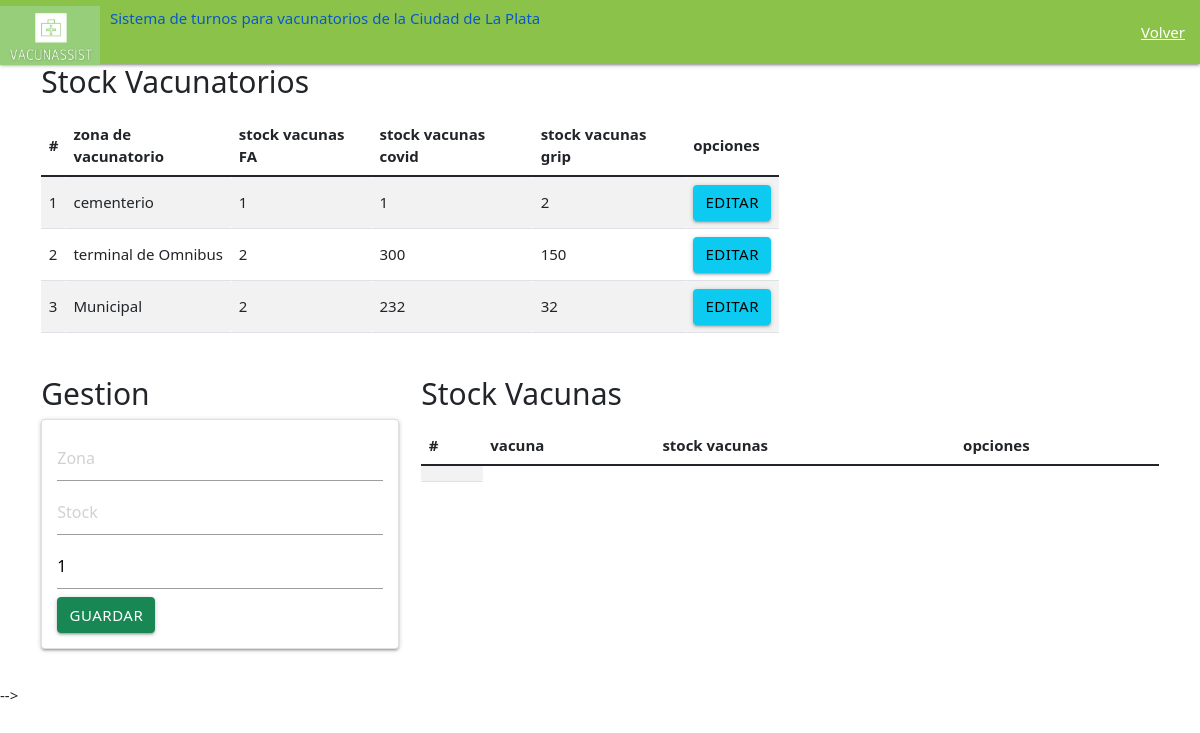
Before: /editarStockVacunatorio/ with the older database file.
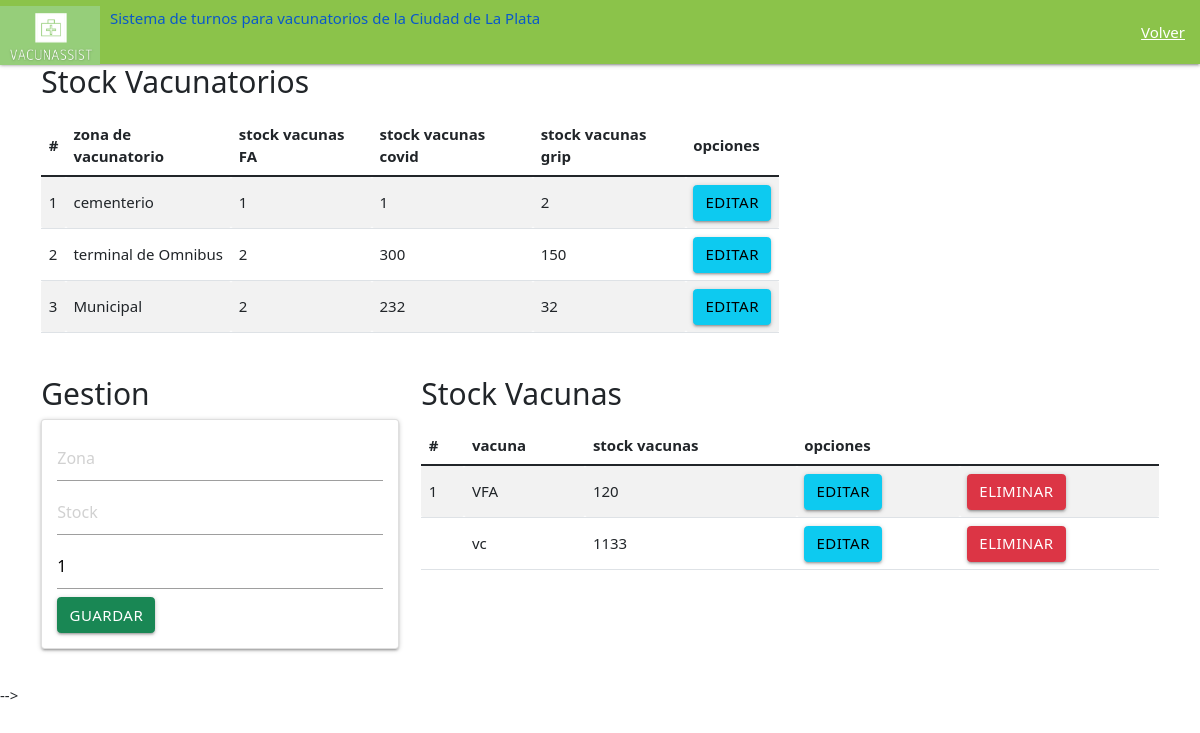
After: the same page with the newer database file.
### main/models.py (models this page shows, shortened)
class Vacunatorio(models.Model):
    administrador_nombre= models.CharField(max_length=100)
    vacunatorio_zona= models.CharField(max_length=100)
    stock_vac_fa=models.IntegerField()
    stock_vac_covid=models.IntegerField()
    stock_vac_gripe=models.IntegerField()

class Vacuna_Fiebre_Am(models.Model):
    vac_fa_nombre= models.CharField(max_length=100)
    stock_vac_fa=models.IntegerField()

class Vacuna_Covid(models.Model):
    vac_covid_nombre= models.CharField(max_length=100)
    stock_vac_covid_1era=models.IntegerField()
    stock_vac_covid_2da=models.IntegerField()

### main/views.py (the view)
# urls.py: path('editarStockVacunatorio/', views.editarStockVacunatorio, name= 'editarStockVacunatorio' ),
def editarStockVacunatorio(request):
    administradorList= Vacunatorio.objects.all()
    VacunaFiebreAm= Vacuna_Fiebre_Am.objects.all()
    VacunaCovid=Vacuna_Covid.objects.all()
    return render(request, "main/editarStockVacunatorio.html",{"administradores" : administradorList,"vacunafa" : VacunaFiebreAm, "vacunaC" : VacunaCovid})

### main/templates/main/editarStockVacunatorio.html (shortened to what the changed rows need)
<!DOCTYPE html>
{% load static %}
<html lang="en" dir="ltr">
  <head>
        <link rel="stylesheet" href="https://cdnjs.cloudflare.com/ajax/libs/materialize/1.0.0/css/materialize.min.css">
        <link type='text/css' href="{% static 'css/estilo.css' %}" rel="stylesheet" />
    <link href="https://cdn.jsdelivr.net/npm/bootstrap@5.1.3/dist/css/bootstrap.min.css" rel="stylesheet">
      <body>
<div class="container py4">
    <div class="row">
         <div class="col-sm-12 col-md-6 col-lg-8 col-xl-8">
           <h2>Stock Vacunatorios</h2>
           <div class="table-responsive py-2">
             <table class="table table-striped">
               <thead>
                 <tr>
                  <th>#</th>
                   <th>zona de vacunatorio</th>
                   <th>stock vacunas FA </th>
                   <th>stock vacunas covid</th>
                   <th>stock vacunas grip</th>
                   <th colspan="2">opciones</th>
                 </tr>
               </thead>
               <tbody>
                 {% for c in administradores %}
                 <tr>
                   <td>{{forloop.counter}}</td>
                   <td>{{c.vacunatorio_zona}} </td>
                   <td> {{c.stock_vac_fa}}</td>
                   <td>{{c.stock_vac_covid}}
                   <td>{{c.stock_vac_gripe}}</td>
                   <td><a href="edicionVacunadores/{{c.dni}}" class="btn btn-block btn-info">Editar</a></td>
                 </tr>
                 {% endfor%}
               </tbody>
             </table>
           </div>
         </div>
    </div>
 </div>
        <div class="container py4">
            <div class="row">
                 <div class="col-sm-12 col-md-6 col-lg-4 col-xl-4">
                   <h2>Gestion </h2>
                 </div>
                 <div class="col-sm-12 col-md-6 col-lg-8 col-xl-8">
                   <h2>Stock Vacunas</h2>
                   <div class="table-responsive py-2">
                     <table class="table table-striped">
                       <thead>
                         <tr>
                           <th>#</th>
                           <th> vacuna </th>
                           <th>stock vacunas </th>
                           <th colspan="2">opciones</th>
                         </tr>
                       </thead>
                       <tbody>
                         <tr>
                           <td>{{forloop.counter}}</td>
                           <td> {{a.vac_fa_nombre}}</td>
                           <td> {{a.stock_vac_fa}}</td>
                           <td><a href="edicionVacunadores/{{a.vac_fa_nombre}}" class="btn btn-block btn-info">Editar</a></td>
                           <td><a href="/eliminar_Admin/{{c.vacunador_dni}}" class="btn btn-block btn-danger">Eliminar</a></td>
                         </tr>
                         <tr>
                           <td>{{forloop.counter}}</td>
                           <td> {{t.vac_covid_nombre}}</td>
                           <td> {{t.stock_vac_covid_1era}}</td>
                           <td><a href="edicionVacunadores/{{t.vac_covid_nombre}}" class="btn btn-block btn-info">Editar</a></td>
                           <td><a href="/eliminar_Admin/{{c.vacunador_dni}}" class="btn btn-block btn-danger">Eliminar</a></td>
                         </tr>
                       </tbody>
                     </table>
                   </div>
                 </div>
            </div>
         </div>
      </body>
      <body>
      </body>

Changed rows visible on the page:
added Vacuna_Fiebre_Am: vac_fa_nombre "VFA", stock_vac_fa "120"
added Vacuna_Covid: vac_covid_nombre "vc", stock_vac_covid_1era "1133"
